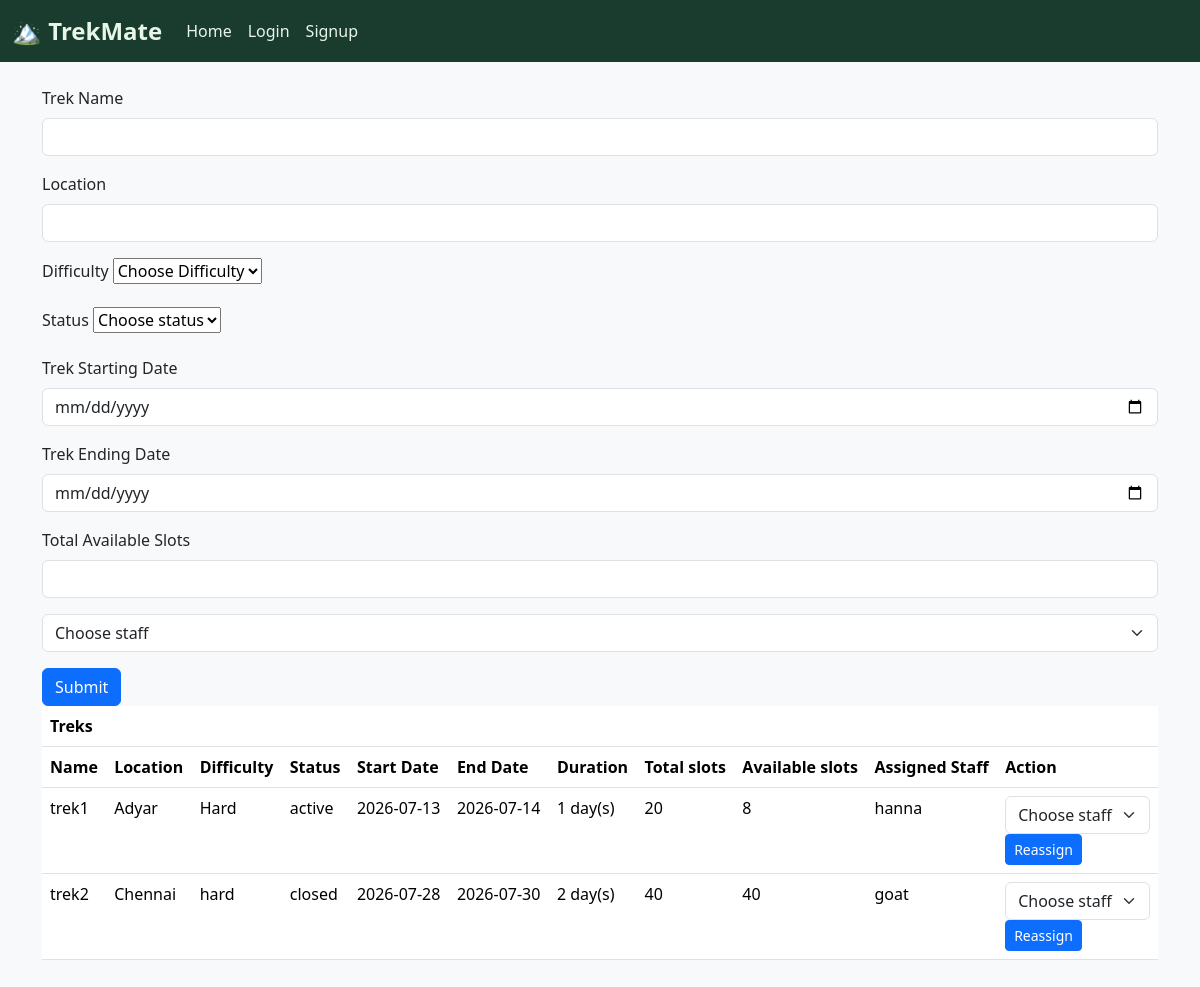
Before: /admin/trek-management (signed in) with the older database file.
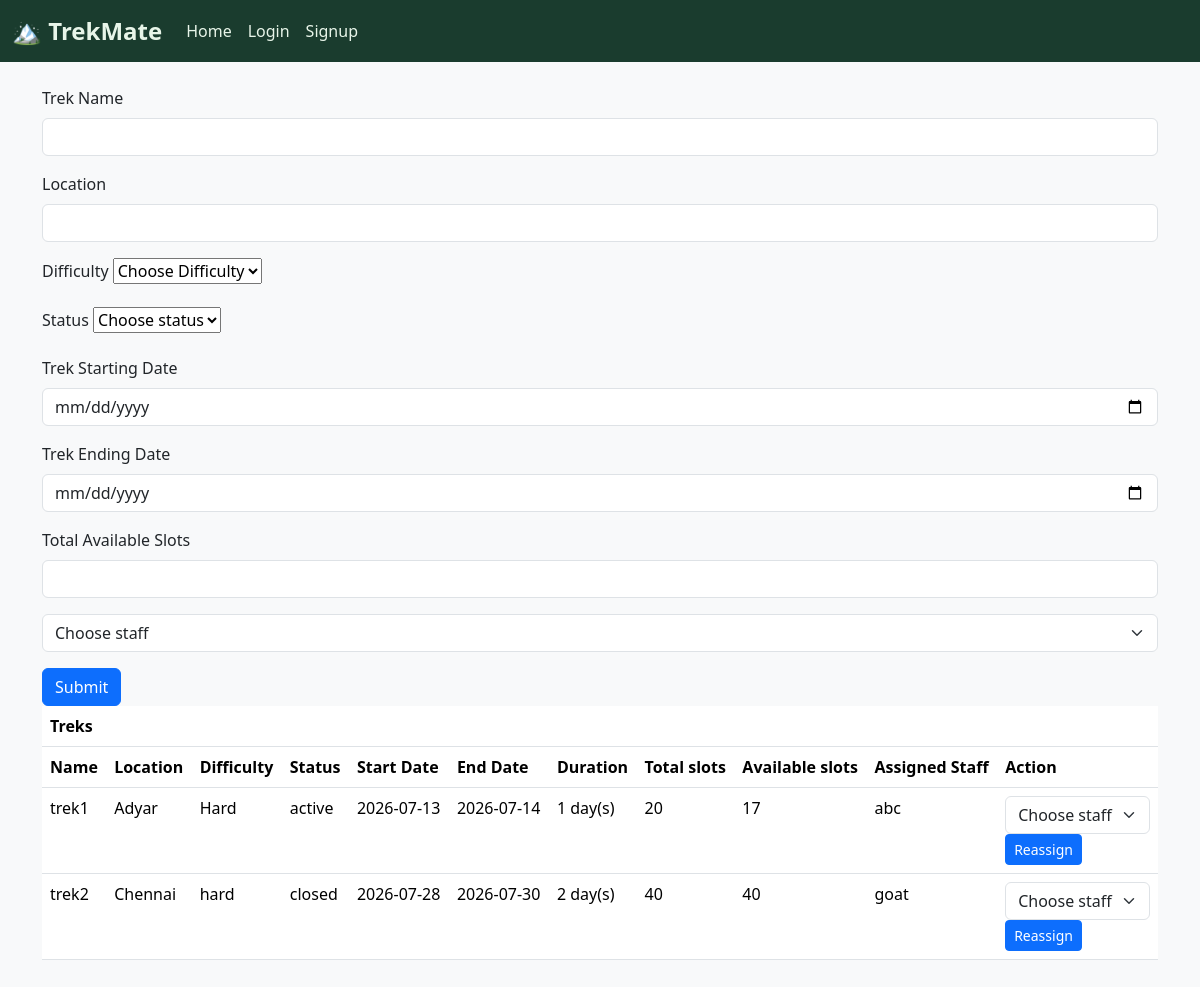
After: the same page with the newer database file.
### app.py (models this page shows, shortened)
class treks(db.Model):
    _id = db.Column("id", db.Integer, primary_key = True)
    name = db.Column("name", db.String(100), nullable = False)
    location = db.Column("location", db.String(100), nullable = False)
    difficulty = db.Column("difficulty", db.String(100))
    status = db.Column("status", db.String(100), default="open")                #active, closed, completed
    start_date = db.Column("start_date", db.Date)
    end_date = db.Column("end_date", db.Date)
    duration = db.Column("duration", db.Integer)
    total_slots = db.Column("total_slots", db.Integer)
    available_slots = db.Column("available_slots", db.Integer)
    assigned_staff_id = db.Column("assigned_staff_id", db.Integer, db.ForeignKey('staffs.id'))

class staffs(db.Model):
    _id = db.Column("id", db.Integer, primary_key = True)
    name = db.Column("name", db.String(100))
    phone_no = db.Column("phone_no", db.Integer)
    email = db.Column("email", db.String(30), unique=True)
    username = db.Column("username", db.String(100), nullable=False, unique=True)
    password = db.Column("password", db.String(20), nullable=False)
    status = db.Column("status", db.String(20), default="pending")          #pending, active, rejected, blacklisted, assigned
    assigned_treks = db.relationship("treks", backref='staff_member')

### app.py (the view, shortened to what this page needs)
@app.route("/admin/trek-management", methods=["POST", "GET"])
def admin_trek_management():                                        #Admin Trek Management
    if "admin" in session:
        available_staff = staffs.query.filter_by(status="active").all()
        all_treks = treks.query.all()
        return render_template("admin_trek_management.html", available_staff=available_staff, all_treks = all_treks)
    else:
        return redirect(url_for("login"))

### templates/admin_trek_management.html (shortened to what this page needs)
{% extends "base.html" %}
{% block content %}
    <form method="POST" action="{{ url_for('admin_trek_management') }}">
        <div class="mb-3">
            <label for="name" class="form-label">Trek Name</label>
            <input type="text" class="form-control" id="name" name="name" required>
        </div>
        <div class="mb-3">
            <label for="location" class="form-label">Location</label>
            <input type="text" class="form-control" id="location" name="location" required>
        </div>
        <div class="mb-3">
            <label for="difficulty" class="form-label">Difficulty</label>
            <select name="difficulty" required>
                <option selected>Choose Difficulty</option>
            </select>
        </div>
        <div class="mb-3">
            <label for="status" class="form-label">Status</label>
            <select name="status">
                <option selected>Choose status</option>
            </select>
        </div>
        <div class="mb-3">
            <label for="start_date" class="form-label">Trek Starting Date</label>
            <input type="date" class="form-control" id="start_date" name="start_date" required>
        </div>
        <div class="mb-3">
            <label for="end_date" class="form-label">Trek Ending Date</label>
            <input type="date" class="form-control" id="end_date" name="end_date" required>
        </div>
        <div class="mb-3">
            <label for="total_slots" class="form-label">Total Available Slots</label>
            <input type="number" class="form-control" id="total_slots" name="total_slots" required>
        </div>
        <div class="mb-3">
            <select class="form-select" aria-label="Default select example" name="assigned_staff_id" required>
                <option selected>Choose staff</option>
            </select>
        </div>
        <button type="submit" class="btn btn-primary">Submit</button>
    </form>
    {% if all_treks %}
        <table class="table">
            <th colspan="11">Treks</th>
            <tr>
                <th>Name</th>
                <th>Location</th>
                <th>Difficulty</th>
                <th>Status</th>
                <th>Start Date</th>
                <th>End Date</th>
                <th>Duration</th>
                <th>Total slots</th>
                <th>Available slots</th>
                <th>Assigned Staff</th>
                <th>Action</th>
            </tr>
            {% for trek in all_treks %}
                <tr>
                    <td><p>{{ trek.name }}</p></td>
                    <td><p>{{ trek.location }}</p></td>
                    <td><p>{{ trek.difficulty }}</p></td>
                    <td><p>{{ trek.status }}</p></td>
                    <td><p>{{ trek.start_date }}</p></td>
                    <td><p>{{ trek.end_date }}</p></td>
                    <td><p>{{ trek.duration }} day(s)</p></td>
                    <td><p>{{ trek.total_slots }}</p></td>
                    <td><p>{{ trek.available_slots }}</p></td>
                    <td><p>{{ trek.staff_member.name }}</p></td>
                    <td>
                        <form method="POST" action="{{ url_for('reassign_staff', trek_id=trek._id) }}">
                            <select class="form-select" aria-label="Default select example" name="assigned_staff_id" required>
                                <option value="" disabled selected>Choose staff</option>
                            </select>
                            <button type="submit" class="btn btn-primary btn-sm">Reassign</button>
                        </form>
                    </td>
                </tr>
            {% endfor %}
        </table>
    {% endif %}
{% endblock %}

Changed rows visible on the page:
changed treks "trek1": available_slots "8" → "17"; staff_member.name "hanna" → "abc"
